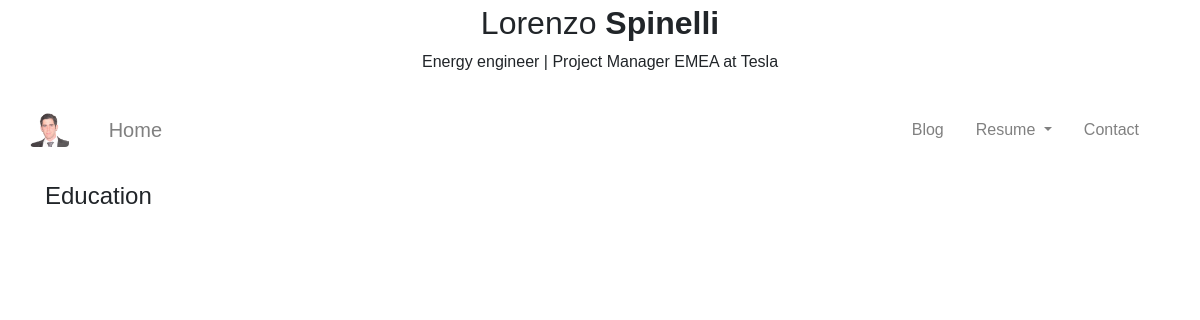
Page /resume/education/ on the earlier database version.
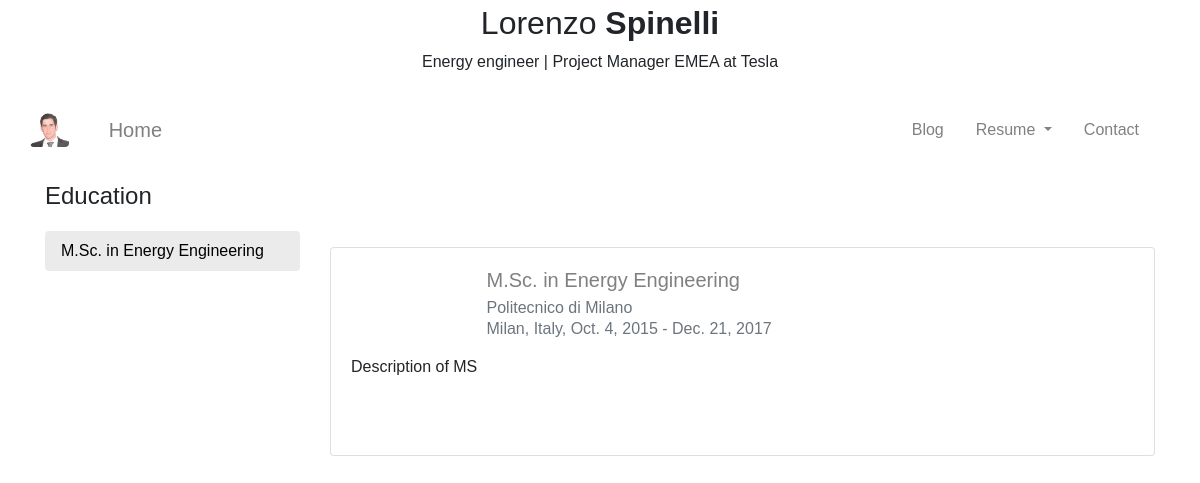
Same page on the later database version.
### resume/models.py (models this page shows)
class CVEntry(Named, Datable, TimeStampable,
              Localizable, Described, Attachable):
    company = models.ForeignKey(
        Company,
        related_name='%(class)s_related',
        related_query_name='%(class)ss',
        on_delete=models.CASCADE,
    )
    project = models.ManyToManyField(
        Project,
        related_name='%(class)s_related',
        related_query_name='%(class)ss',
        blank=True,
    )
    class Meta:
        abstract = True

class Education(CVEntry):
    "Model for Education entries"

class Company(Named):
    logo = models.ImageField(upload_to='logos/', blank=True)
    class Meta:
        verbose_name_plural = 'Companies'

### resume/views.py (the view)
class EducationListView(ListView):
    context_object_name = 'educations'
    model = models.Education
    template_name = 'mainpage/resume/education.html'

### resume/base_models.py (called while the page is built)
    def __str__(self):
        return self.name

    @property
    def end_date_display(self):
        if self.current:
            return "Present"
        if self.end_date:
            return self.end_date
        return "No end date"

### templates/mainpage/resume/education.html (shortened to what this page needs)
{% extends "mainpage/base.html" %}
{% block body_block %}
<h4 class="my-3 bg-white">
    Education
</h4>
<div class="row sticky-top">
    <nav class="col-sm-5 col-lg-3 my-1" id="myScrollspy">
        <ul class="nav nav-pills flex-column bg-white">
            {% for edu in educations %}
            <li class="nav-item">
                <a class="nav-link active" href="#list-item-{{ forloop.counter }}">
                    {{ edu.name }}
                </a>
            </li>
            {% endfor %}
        </ul>
    </nav>
    <div class='col-sm-7 col-lg-9 my-1' id='scrolled' data-spy="scroll" data-target="#myScrollspy" data-offset="1">
        {% for edu in educations %}
        <div class="card my-3" id="list-item-{{ forloop.counter}}">
            <div class="card-body">
                <div class="row">
                    <div class="col-xs-4 col-sm-3 col-lg-2 mx-auto">
                    </div>
                    <div class="col-xs-8 col-sm-7 col-lg-10">
                        <h5 class="card-title">
                            <a href="{% url 'resume:education-detail' edu.slug %}">
                                {{ edu.name }}
                            </a>
                        </h5>
                        <h6 class="card-subtitle mb-2 text-muted">
                                {{ edu.company }}
                        </h6>
                        <h6 class="card-subtitle mb-2 text-muted">
                            {{ edu.location }}, {{ edu.start_date }} - {{ edu.end_date_display }}
                        </h6>
                    </div>
                </div>
                <p class="card-text my-2">
                    {{ edu.description|truncatewords:"25"|linebreaks }}<br>
                </p>
            </div>
        </div>
        {% endfor %}
    </div>
</div>
{% endblock %}

Differences in the rows shown:
added Education: name "M.Sc. in Energy Engineering", company "Politecnico di Milano", location "Milan, Italy", start_date "Oct. 4, 2015", end_date_display "Dec. 21, 2017", description "Description of MS"
